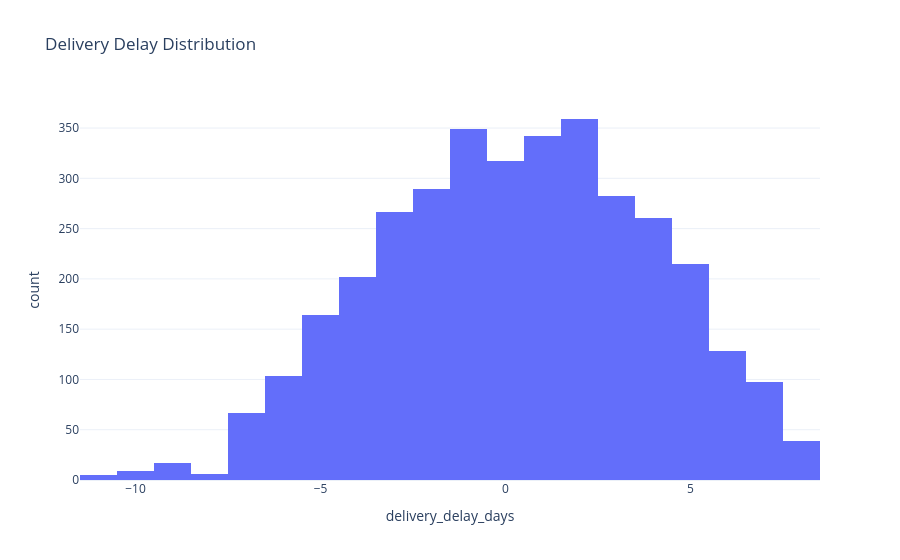

Notebook code for this chart:
### Code cell
fig = px.histogram(

    delay_df,

    x="delivery_delay_days",

    nbins=35,

    title="Delivery Delay Distribution",

    template="plotly_white"

)

fig.show()

### Figure 1 — Plotly figure (JSON) as saved in the notebook; plotly's stock layout.template omitted (floating-point values rounded to 4 significant figures; data arrays with more than 128 entries replaced by an {"elided": "..."} marker saying what was removed)
{"data": [{"bingroup": "x", "hovertemplate": "delivery_delay_days=%{x}<br>count=%{y}<extra></extra>", "legendgroup": "", "marker": {"color": "#636efa", "pattern": {"shape": ""}}, "name": "", "nbinsx": 35, "orientation": "v", "showlegend": false, "type": "histogram", "x": {"elided": "3518 float values"}, "xaxis": "x", "yaxis": "y"}], "layout": {"barmode": "relative", "legend": {"tracegroupgap": 0}, "title": {"text": "Delivery Delay Distribution"}, "xaxis": {"anchor": "y", "domain": [0, 1], "title": {"text": "delivery_delay_days"}}, "yaxis": {"anchor": "x", "domain": [0, 1], "title": {"text": "count"}}}}
